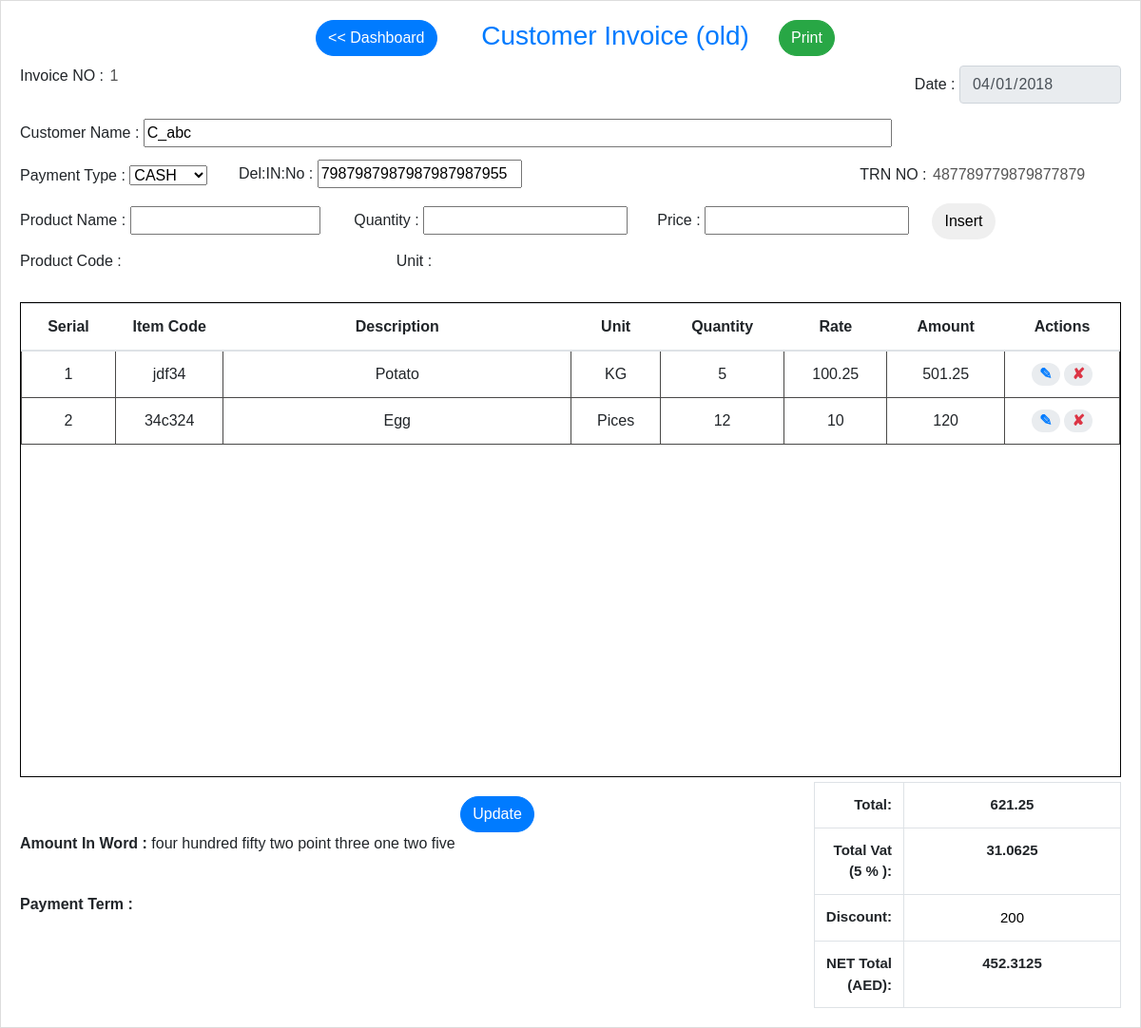
Screenshot of /view/customer/details_cus_invoice.php?in_no=1 with the database file from the repository.
### tables this page shows
CREATE TABLE `cus_total_tran` (
  `id` int(11) NOT NULL,
  `cus_name` varchar(40) NOT NULL,
  `trn` varchar(40) NOT NULL,
  `date` date NOT NULL,
  `total` varchar(255) NOT NULL,
  `discount` varchar(255) NOT NULL,
  `vat` varchar(255) NOT NULL,
  `net_total` varchar(255) NOT NULL,
  `payment` varchar(10) NOT NULL,
  `delivary_invoice_no` varchar(255) NOT NULL
);

CREATE TABLE `transaction` (
  `id` int(11) NOT NULL,
  `date` date NOT NULL,
  `cus_name` varchar(40) NOT NULL,
  `pd_name` varchar(40) NOT NULL,
  `pd_code` varchar(40) NOT NULL,
  `quantity` varchar(30) NOT NULL,
  `unit` varchar(20) NOT NULL,
  `payment` varchar(255) NOT NULL,
  `price` varchar(255) NOT NULL,
  `amount` varchar(255) NOT NULL,
  `invoice_no` varchar(255) NOT NULL,
  `delivary_invoice_no` varchar(255) NOT NULL
);

### model/database.php (called while the page is built, shortened)
<?php
class database{
     public function __construct(){
             $server = "localhost";
             $username = "root";
             $password = "";
             try {
                 $this->con = new PDO("mysql:host=$server;dbname=shop", $username, $password);
             }
             catch (PDOException $err) {
                 echo "Connection failed: " . $err->getMessage();
             }
}
}

### model/cus_total_tran.php (called while the page is built, shortened)
<?php
require_once "database.php";
class cus_total_tran
{
    public function allCusInfo($in_no)
    {
        $db = new database();
        $sql = "SELECT * FROM `cus_total_tran` WHERE `id`= '$in_no'";
        $stmt = $db->con->prepare($sql);
        $stmt->execute();
        $res = $stmt->fetchAll(PDO::FETCH_ASSOC);
        return $res;
    }
}

### model/transection.php (called while the page is built, shortened)
<?php
include_once "database.php";
class transection
{
    public function transactions($date,$cus_name,$in_no)
    {
        $db = new database();
        $sql = "SELECT * FROM `transaction` WHERE date= ? AND cus_name= ? AND invoice_no= ?";
        $stmt = $db->con->prepare($sql);
        $stmt->bindParam(1,$date);
        $stmt->bindParam(2,$cus_name);
        $stmt->bindParam(3,$in_no);
        $stmt->execute();
        $rs=$stmt->fetchall(PDO::FETCH_ASSOC);
        return $rs;
    }
}

### model/details_cus_in.php (called while the page is built, shortened)
<?php
include_once "database.php";
class details_cus_in
{
    public function total($invoice)
    {
        $db = new database();
        $sql = "SELECT sum(amount) as total FROM `transaction` WHERE invoice_no='$invoice'";
        $stmt = $db->con->prepare($sql);
        $stmt->bindParam(1,$invoice);
        $stmt->execute();
        $rs=$stmt->fetch(PDO::FETCH_ASSOC);
        return $rs;
    }
    public function discount($invoice)
    {
        $db = new database();
        $sql = "SELECT `discount` FROM `cus_total_tran` WHERE `id`='$invoice'";
        $stmt = $db->con->prepare($sql);
        $stmt->bindParam(1,$invoice);
        $stmt->execute();
        $rs=$stmt->fetch(PDO::FETCH_ASSOC);
        return $rs;
    }
}

### view/customer/details_cus_invoice.php (the view, shortened to what this page needs)
<?php
include_once "../../model/details_cus_in.php";
$obj =new details_cus_in();
$totl=$obj->total($_GET['in_no']);
$total= floatval($totl['total']);;
$discout=$obj->discount($_GET['in_no']);
$discount=floatval($discout['discount']);
$vat=$total*(5/100);
$net_total=($total+$vat)-$discount;
include_once "../../model/cus_total_tran.php";
$object=new cus_total_tran();
$all = $object->allCusInfo($_GET['in_no']);
$allinfo= $all[0];
?>
<!DOCTYPE html>
<html lang="en">
<head>
    <link href="../../resource/css/bootstrap.css" type="text/css" rel="stylesheet" media="screen,projection,">
    <link rel="stylesheet" type="text/css" href="../../resource/css/print.css"/>
    <link rel="stylesheet" type="text/css" href="../../resource/css/css.css"/>
    <link rel="stylesheet" type="text/css" href="../../resource/css/sw.css"/>
    <link rel="stylesheet" type="text/css" href="../../resource/js/jquery-confirm.min.css"/>
</head>
<body id="printarea">
<div class="main">
    <h3 class="no_print text-primary text-center" style="margin-top: 0px"> <a role="button" href="../../index.php" class="btn btn-primary no_print" style="margin-left: 10px"> << Dashboard</a> &nbsp;&nbsp;&nbsp;&nbsp; Customer Invoice (old) &nbsp;&nbsp;&nbsp;<button class="no_print btn btn-success" onclick="print()">Print</button></h3>
    <p>Invoice NO : <input id="invoice_no" value="<?php echo $_GET['in_no'] ?>" disabled
                           style="border: none;background-color: transparent"></p>
    <p class="right date" style="margin-top: -40px">Date : <input class="form-control" id="date" type="date" value="<?php echo $allinfo['date'] ?>"
                                                             readonly>
    </p>
    <p>Customer Name : <input list="browsers" value="<?php echo $allinfo['cus_name'] ?>" name="browser"
                              style="" id="cus_name" onchange="trn_no()" readonly>
    </p>
    <p class="right">TRN NO : <input type="text" class="trn"
                                     id="trn" value="<?php echo $allinfo['trn'] ?>" disabled></p>
    <div class="inline">
        <p class="" style="margin-top: -40px">Payment Type : <select id="payment"
                                                                     value="<?php echo $allinfo['payment'] ?>">
                <option value="CASH">CASH</option>
            </select></p>
        <p class="del_in_no print_del_in_no" style="">Del:IN:No : <input id="delivary_invoice_no" type="text"
                                                                         value="<?php echo $allinfo['delivary_invoice_no'] ?>">&nbsp;&nbsp;&nbsp;&nbsp;&nbsp;&nbsp;
        </p>
    </div>
    <div style="display: inline-block" class="no_print">
        <p class="inline no_print">Product Name : <input list="product" name="browser" style="width: 200px"
                                                         id="pdt_name" onchange="price_set();checkProductExist()">
        </p>
        <p class="inline no_print">Quantity : <input id="quantity" type="text">&nbsp;&nbsp;&nbsp;&nbsp;&nbsp;&nbsp;</p>
        <p class="inline no_print">Price : <input id="price" type="text" id="price" value=""></p>
        <button type="submit" onclick="insert()" id="insert" class="no_print btn" title="Press Enter to Insert"
                style="margin-left: 20px"> Insert
        </button>
    </div>
    <div style="margin-top: 10px">
        <p class="inline no_print">Product Code : &nbsp;<input type="text" value="" id="code" disabled
                                                               style="border: none;background-color: transparent">&nbsp;&nbsp;&nbsp;&nbsp;&nbsp;&nbsp;
        </p>
        <p class="inline no_print" style="padding-left: 38px">Unit : <input type="text" value="" id="unit" disabled
                                                                            style="border: none;background-color: transparent">&nbsp;&nbsp;&nbsp;&nbsp;&nbsp;&nbsp;
        </p>
    </div>
    <div style="border: 1px black solid;" class="hight higt">
        <table style="width:100%; " id="tbl" class="table table-hover ">
            <thead>
            <tr>
                <th style="text-align: center; width:5px;">Serial</th>
                <th style="text-align: center; width:50px;">Item Code</th>
                <th style="text-align: center; width:250px">Description</th>
                <th style="text-align: center; width:60px">Unit</th>
                <th style="text-align: center; width:10px">Quantity</th>
                <th style="text-align: center; width:45px;">Rate</th>
                <th style="text-align: center; width:25px;">Amount</th>
                <th style="text-align: center; width:1px;" class="no_print">Actions</th>
            </tr>
            </thead>
            <tbody>
            <?php include_once "../../model/transection.php";
            $objct = new transection();
            $all = $objct->transactions($allinfo['date'], $allinfo['cus_name'], $_GET['in_no']);
            $serial = 1;
            foreach ($all as $item) { ?>
                <tr>
                    <td style="text-align: center;"><?php echo $serial++ ?></td>
                    <td style="text-align: center;"><?php echo $item['pd_code'] ?></td>
                    <td style="text-align: center;"><?php echo $item['pd_name'] ?></td>
                    <td style="text-align: center;"><?php echo $item['unit'] ?></td>
                    <td style="text-align: center;"><?php echo $item['quantity'] ?></td>
                    <td style="text-align: center;"><?php echo $item['price'] ?></td>
                    <td style="text-align: center;"><?php echo $item['amount'] ?></td>
                    <td style="text-align: center;" class="no_print">
                        <button style="color: #dc3545; width: 30px;color: #007bff" class='button fa' onclick='getForEdit(this); ' data-toggle="modal"
                                data-target="#editModal"><b>✎</b></button>
                        <a style="color: #dc3545; width: 30px" class='button' onclick='getId(this);' data-toggle="modal"
                                data-target="#myModal"><b>✘</b></a>
                    </td>
                </tr>
            <?php } ?>
            </tbody>
        </table>
    </div>
    <div class="clearfix ">
        <table class="total_table f_right table_top_margin table table-hover table-bordered">
            <tr>
                <th class="right min_pad">Total:</th>
                <td class="space" style="text-align: center"><b id="total"><?php echo $total ?></b></td>
            </tr>
            <tr>
                <th class="right min_pad">Total Vat (5 % ):</th>
                <td class="space" style="text-align: center"><b id="vat"><?php echo $vat ?></b></td>
            </tr>
            <tr>
                <th class="right min_pad">Discount:</th>
                <td class="space"><input id="discount" value="<?php echo $discount ?>" style="border: none;text-align: center"
                                         onkeyup="discount();"></td>
            </tr>
            <tr>
                <th class="right min_pad">NET Total (AED):</th>
                <td class="space" style="text-align: center"><b id="n_tot" ><?php echo $net_total ?></b></td>
            </tr>
        </table>
        <button type="button" onclick="upadte()" id="save" class="no_print btn btn-primary"
                style="margin-right: auto;margin-left: 40%;margin-top: 20px"> Update
        </button>
        <p><b>Amount In Word : </b><span id="wordss"></span></p>
        <br>
        <p><b>Payment Term : </b></p>
    </div>
</div>
</body>
</html>

### resource/css/css.css (style rules this page uses)
@media screen { .total_table { width: 100px; padding: 0px; font-size: 15px; margin: 0px; } }
@media screen { body { font-family: Arial; } }
@media screen { .space { min-width: 150px; } }
@media screen { .right { text-align: right; } }
@media screen { .clearfix { overflow: auto; } }
@media screen { .f_right { float: right; } }
@media screen { .min_pad { padding: 5px; } }
@media screen { .table_top_margin { margin-top: 5px; } }
@media screen { .inline { display: inline; } }
@media screen { .main { margin: auto; border: 1px solid #dddddd; padding: 20px; } }
@media screen { .button { background-color: #e9ecef; border: none; color: black; padding: 0px; text-align: center; text-decoration: none; display: inline-block; font-size: 16px; margin: 0px; cursor: pointer; border-radius: 20px; width: 50%; } }
@media screen { .higt { height: 100%; min-height: 500px; margin-top: 30px } }
@media screen { .del_in_no { margin-left:230px;margin-top: -45px } }
@media screen { .trn { width: 200px;border: none;background-color: transparent } }
@media screen { .date { margin-top: -40px; } }
@media screen { .date input { width: 170px; display: inline; } }
@media screen { #cus_name { width: 68%; } }
@media screen { table tr td { border: 1px solid #494847; } }

### rows the page displays
cus_total_tran: date "04/01/2018", browser "C_abc", trn "487789779879877879", payment "CASH", delivary_invoice_no "7987987987987987987955", discount "200"
transaction: pd_code "jdf34", pd_name "Potato", unit "KG", quantity "5", price "100.25", amount "501.25"
transaction: pd_code "34c324", pd_name "Egg", unit "Pices", quantity "12", price "10", amount "120"

### other values shown
$total "621.25"
$vat "31.0625"
$net_total "452.3125"
